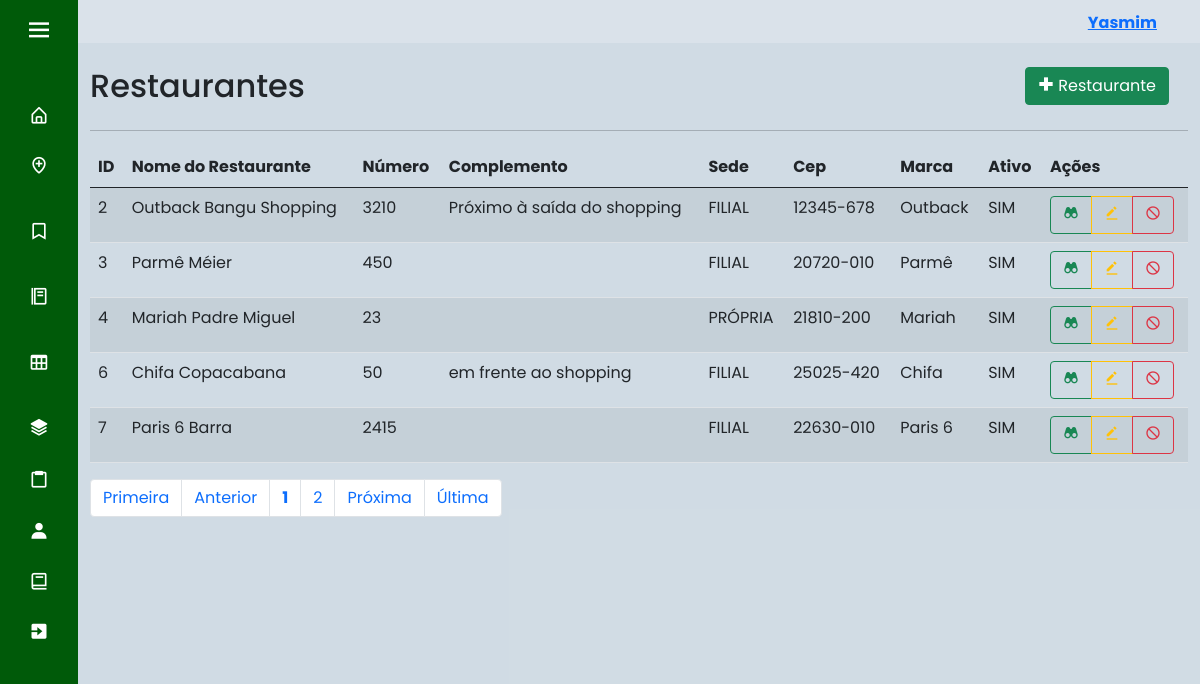
Screenshot of /index.php?page=lista_res (signed in) with the database file from the repository.
### tables this page shows
CREATE TABLE IF NOT EXISTS `usuario` (
  `id_cli` int(11) NOT NULL AUTO_INCREMENT,
  `nome` varchar(45) NOT NULL,
  `email` varchar(45) NOT NULL,
  `senha` varchar(100) NOT NULL,
  `nivel` int(1) DEFAULT NULL,
  `ativo` tinyint(1) DEFAULT NULL,
  `foto` varchar(220) DEFAULT NULL,
  PRIMARY KEY (`id_cli`),
  KEY `nivel` (`nivel`)
);

CREATE TABLE IF NOT EXISTS `restaurante` (
  `id_res` int(11) NOT NULL AUTO_INCREMENT,
  `nome_res` varchar(100) NOT NULL,
  `nr_res` varchar(20) DEFAULT NULL,
  `comp_res` varchar(100) DEFAULT NULL,
  `tipo_sede_res` tinyint(4) DEFAULT NULL,
  `cep` varchar(10) NOT NULL,
  `id_marca` int(11) NOT NULL,
  `ativo` tinyint(1) DEFAULT NULL,
  `site` varchar(200) DEFAULT NULL,
  PRIMARY KEY (`id_res`),
  KEY `cep` (`cep`),
  KEY `id_marca` (`id_marca`),
  CONSTRAINT `restaurante_ibfk_1` FOREIGN KEY (`cep`) REFERENCES `localidade` (`cep`),
  CONSTRAINT `restaurante_ibfk_2` FOREIGN KEY (`id_marca`) REFERENCES `marca_rede` (`id_marca`)
);

CREATE TABLE IF NOT EXISTS `localidade` (
  `cep` varchar(10) NOT NULL,
  `cidade` varchar(50) NOT NULL,
  `uf` char(2) NOT NULL,
  `ativo` tinyint(1) DEFAULT NULL,
  `logradouro` varchar(100) DEFAULT NULL,
  PRIMARY KEY (`cep`)
);

CREATE TABLE IF NOT EXISTS `marca_rede` (
  `id_marca` int(11) NOT NULL AUTO_INCREMENT,
  `nome_marca` varchar(45) NOT NULL,
  `logo_marca` varchar(100) DEFAULT NULL,
  PRIMARY KEY (`id_marca`)
);

### sis/restaurante/lista_res.php (the view, shortened to what this page needs)
<div id="main" class="container-fluid">
	<div id="top" class="row">
		<div class="col-md-10">
			<h2>Restaurantes</h2>
		</div>
		<div class="col-md-2">
			<a href="?page=fcad_res" class="btn btn-success pull-right h2"><i class='bx bx-plus-medical'></i> Restaurante
			</a>
		</div>
	</div>
	<hr/>
	<div id="list" class="row">
		<div class="table-responsive col-md-12">
			<?php
				$quantidade = 5;
				$pagina = (isset($_GET['pagina'])) ? (int)$_GET['pagina'] : 1;
				$inicio = ($quantidade * $pagina) - $quantidade;
				$sql = "SELECT * from restaurante r, marca_rede m, localidade l WHERE r.id_marca = m.id_marca AND l.cep = r.cep order by id_res asc limit $inicio, $quantidade;";
				$data = mysqli_query($con, $sql) or die(mysqli_error($con));
				echo "<table class='table table-striped' cellspacing='0' cellpading='0'>";
				echo "<thead><tr>";
				echo "<td><strong>ID</strong></td>";
				echo "<td><strong>Nome do Restaurante</strong></td>";
				echo "<td><strong>Número</strong></td>";
				echo "<td><strong>Complemento</strong></td>";
				echo "<td><strong>Sede</strong></td>";
                    echo "<td><strong>Cep</strong></td>";
                    echo "<td><strong>Marca</strong></td>";
                    echo "<td><strong>Ativo</strong></td>";
				echo "<td class='actions justify-content-center'><strong>Ações</strong></td>";
				echo "</tr></thead><tbody>";
				while($info = mysqli_fetch_array($data)){
					echo "<tr>";
					echo "<td>".$info['id_res']."</td>";
					echo "<td>".$info['nome_res']."</td>";
					echo "<td>".$info['nr_res']."</td>";
					echo "<td>".$info['comp_res']." </td>";
					if($info['tipo_sede_res'] == 1){
                        echo "<td>PRÓPRIA</td>";
                    }else if($info['tipo_sede_res'] == 0){
                        echo "<td>FILIAL</td>";
                    }
                    echo "<td>".$info['cep']." </td>";
            		echo "<td>".$info['nome_marca']." </td>";
                    if($info['ativo'] == 1){
                        echo "<td>SIM</td>";
                    }else if($info['ativo'] == 0){
                        echo "<td>NÃO</td>";
                    }
					echo "<td><div class='btn-group btn-group-xs'>";
						echo "<a class='btn btn-outline-success btn-xs' href=?page=view_res&id_res=".$info['id_res']."> <i class='bx bxs-binoculars'></i> </a>";
						echo "<a class='btn btn-outline-warning btn-xs' href=?page=fedit_res&id_res=".$info['id_res']."> <i class='bx bxs-edit-alt'></i> </a>";
						if($info['ativo'] == 1){
							echo "<a class='btn btn-outline-danger btn-xs'  href=?page=block_res&id_res=".$info['id_res']."> <i class='bx bx-block'></i> </a>";
						}else if($info['ativo'] == 0){
							echo "<a class='btn btn-outline-success btn-xs'  href=?page=ativa_res&id_res=".$info['id_res']."><i class='bx bx-lock-open'></i></a></div></td>";
						}
					}
					echo "</tr></tbody></table>";
			?>
		</div>
	</div>
	<div id="bottom" class="row">
			<div class="col-md-12">
				<?php
					$sqlTotal 		= "select id_res from restaurante;";
					$qrTotal  		= mysqli_query($con, $sqlTotal) or die (mysqli_error());
					$numTotal 		= mysqli_num_rows($qrTotal);
					$totalpagina = (ceil($numTotal/$quantidade)<=0) ? 1 : ceil($numTotal/$quantidade);
					$exibir = 3;
					$anterior = (($pagina-1) <= 0) ? 1 : $pagina - 1;
					$posterior = (($pagina+1) >= $totalpagina) ? $totalpagina : $pagina+1;
					echo "<ul class='pagination'>";
					echo "<li class='page-item'><a class='page-link' href='?page=lista_res&pagina=1'> Primeira</a></li> ";
					echo "<li class='page-item'><a class='page-link' href=\"?page=lista_res&pagina=$anterior\"> Anterior</a></li> ";
					echo "<li class='page-item'><a class='page-link' href='?page=lista_res&pagina=".$pagina."'><strong>".$pagina."</strong></a></li> ";
					for($i = $pagina+1; $i < $pagina+$exibir; $i++){
						if($i <= $totalpagina)
						echo "<li class='page-item'><a class='page-link' href='?page=lista_res&pagina=".$i."'> ".$i." </a></li> ";
					}
					echo "<li class='page-item'><a class='page-link' href=\"?page=lista_res&pagina=$posterior\"> Pr&oacute;xima</a></li> ";
					echo "<li class='page-item'><a class='page-link' href=\"?page=lista_res&pagina=$totalpagina\"> &Uacute;ltima</a></li></ul>";
				?>
			</div>
	</div>
</div>

### index.php (shortened to what this page needs)
<!doctype html>
<html lang="pt-br">
  <head>
    <link rel="stylesheet" href="css/style.css">
    <link href='https://unpkg.com/boxicons@2.0.7/css/boxicons.min.css' rel='stylesheet'>
    <link href="https://cdn.jsdelivr.net/npm/bootstrap@5.0.2/dist/css/bootstrap.min.css" rel="stylesheet">
  </head>
  <body>
    <?php
      include "base/config.php";
      switch($_SESSION['UsuarioNivel']){
        case 3: include "base/sidebar3.php"; break; exit;
      }
    ?>
  <section class="home-section">
      <nav class="navbar navbar-expand-sm" style="background-color: rgba(255, 255, 255, 0.2);">
      <?php
          if(isset($_SESSION["UsuarioID"])) {
              $usuario_id = $_SESSION["UsuarioID"];
          } else{
              header("location: base/login.php");
              exit;
          }
          $sql = "select * from usuario where id_cli = '$usuario_id'";
          $result = mysqli_query($con, $sql);
          if($result){
            $row = mysqli_fetch_assoc($result);
            $nome = $row['nome'];
      ?>
        <ul class="navbar-nav" style="margin-left: 90%;">
          <li class="nav-item" style="font-weight: bold; margin-top: 5%">
            <a href="base/dados.php"><?php echo'' .$nome. '';?></a>
          </li>
        </ul>
      </nav>
      <br>
      <?php
        } else{
              echo "Erro na consulta:" .mysqli_error($con);
            }
      ?>
    <?php
      include "base/ch_pages.php";
    ?>
    </section>
  </body>
</html>

### css/style.css (style rules this page uses)
* { margin: 0; padding: 0; box-sizing: border-box; font-family: 'Poppins', sans-serif; }
.home-section { position: relative; background: #184e7733; height: 100vh; left: 260px; width: calc(100% - 260px); transition: all 0.5s ease; }
.sidebar.close ~ .home-section { left: 78px; width: calc(100% - 78px); }

### rows the page displays
usuario: nome "Yasmim"
restaurante: id_res "2", nome_res "Outback Bangu Shopping", nr_res "3210", comp_res "Próximo à saída do shopping", tipo_sede_res "FILIAL", cep.cep "12345-678", id_marca.nome_marca "Outback"
restaurante: id_res "3", nome_res "Parmê Méier", nr_res "450", tipo_sede_res "FILIAL", cep.cep "20720-010", id_marca.nome_marca "Parmê"
restaurante: id_res "4", nome_res "Mariah Padre Miguel", nr_res "23", tipo_sede_res "PRÓPRIA", cep.cep "21810-200", id_marca.nome_marca "Mariah"
restaurante: id_res "6", nome_res "Chifa Copacabana", nr_res "50", comp_res "em frente ao shopping", tipo_sede_res "FILIAL", cep.cep "25025-420", id_marca.nome_marca "Chifa"
restaurante: id_res "7", nome_res "Paris 6 Barra", nr_res "2415", tipo_sede_res "FILIAL", cep.cep "22630-010", id_marca.nome_marca "Paris 6"

### other values shown
$pagina "1"
